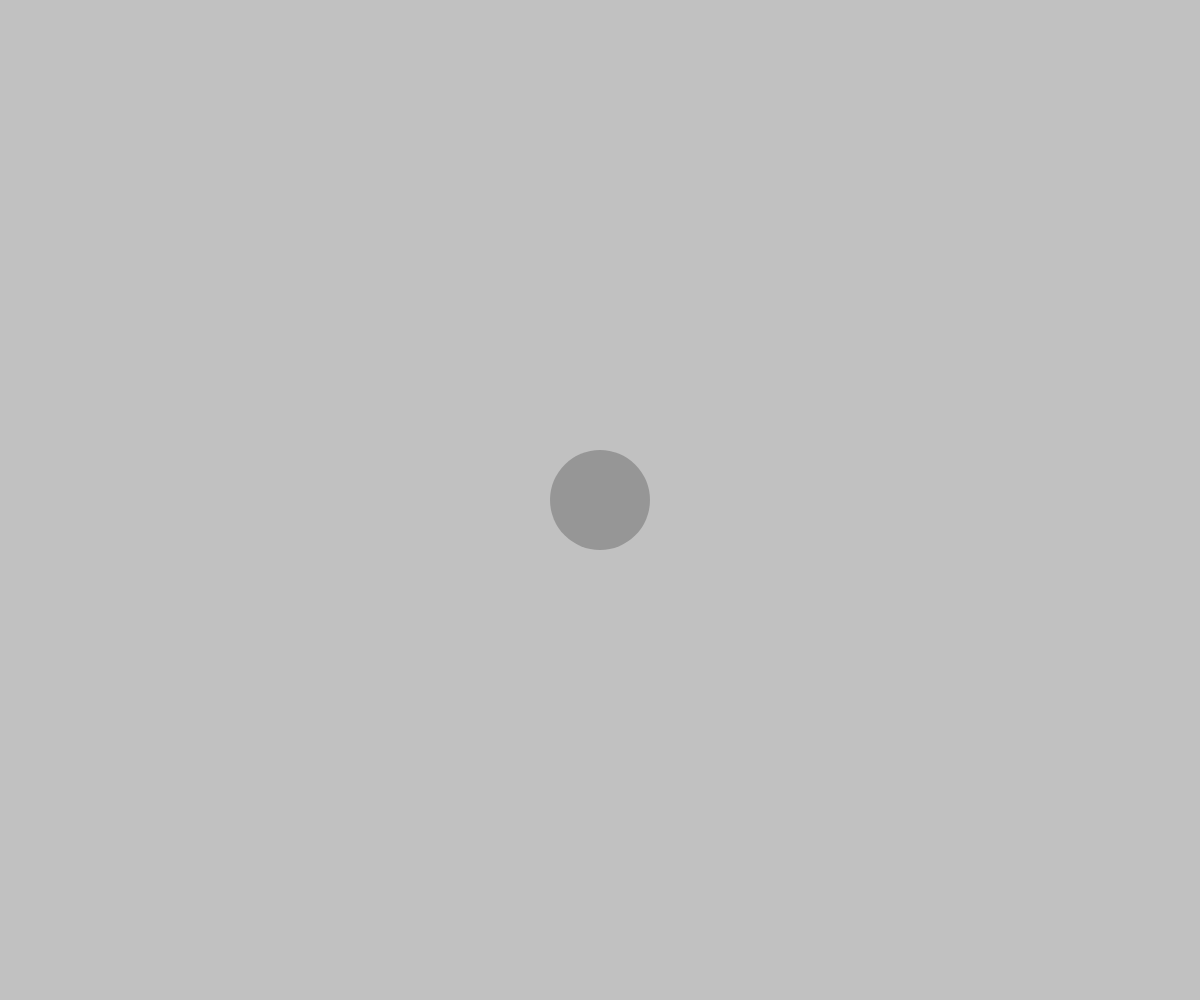
Frame 1 (no input)
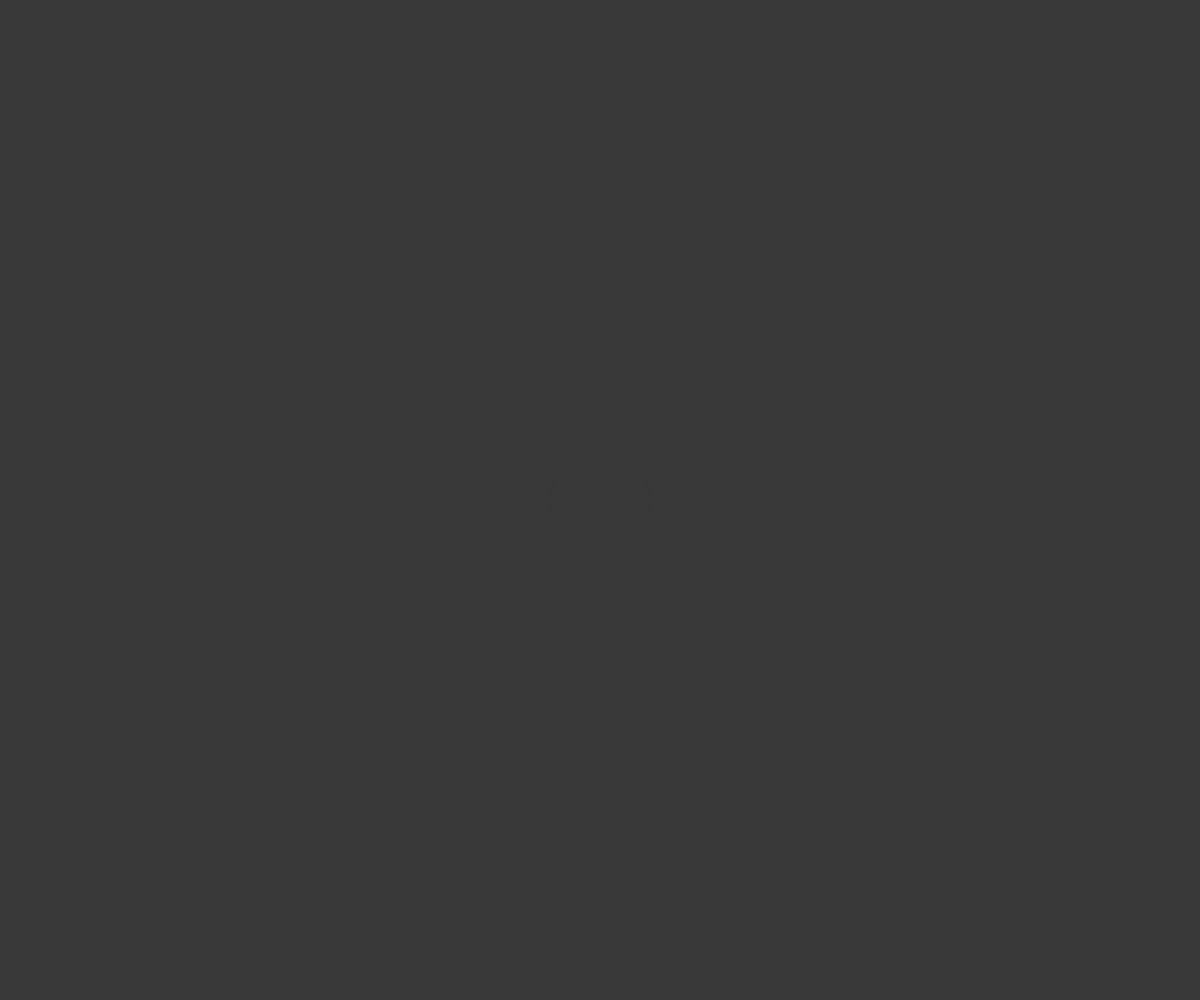
Frame 60 (no input)
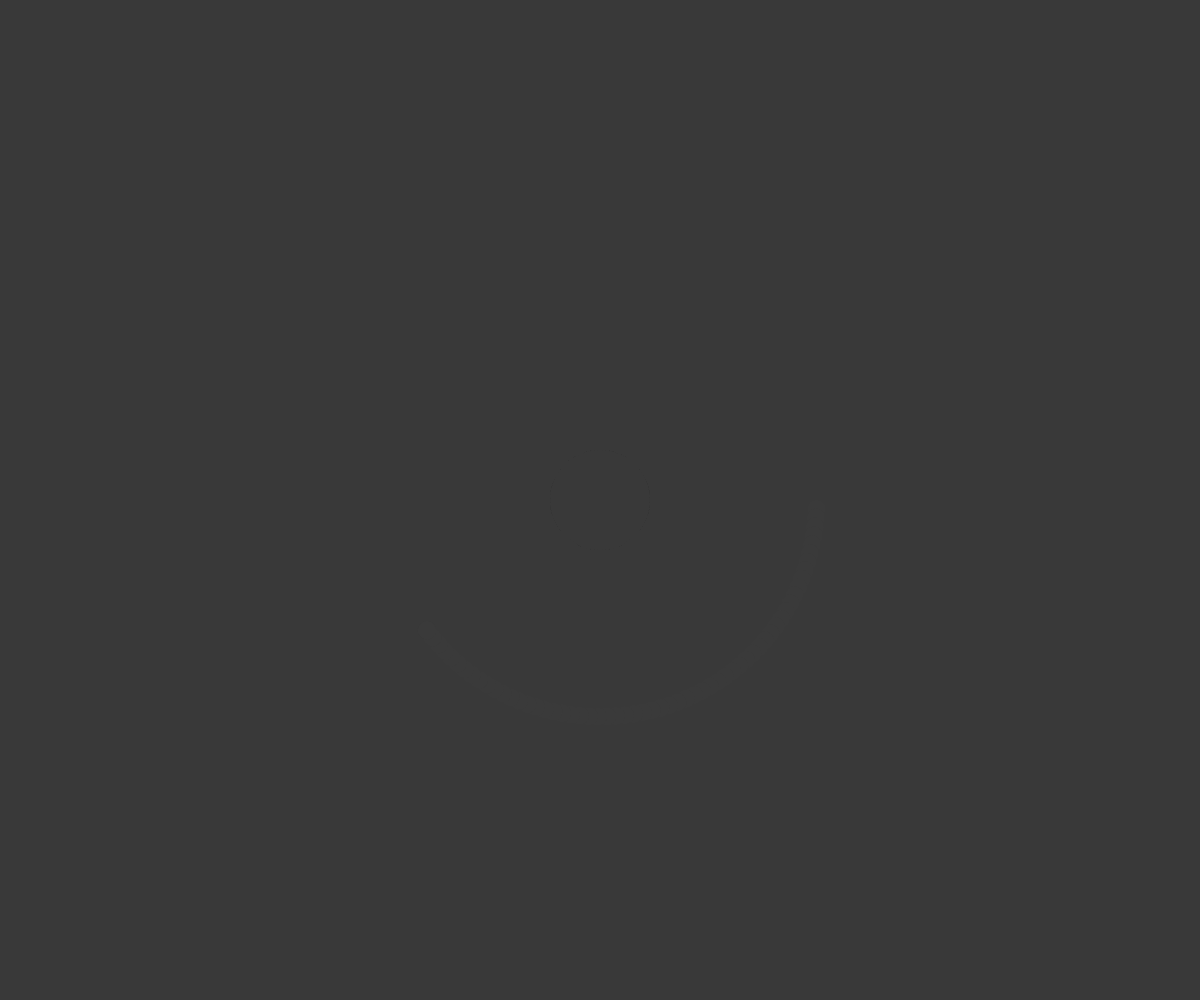
Frame 120 (the mouse pressed at the canvas centre since frame 60)

The p5.js sketch that drew these frames (run headless with seeded random() and noise() and a simulated clock; from frame 60 on, the mouse is pressed at the canvas centre):

// p5.js sketch
// ── sketch.js

// Planets and Moons
// Syed Saad Hussain
// Oct 17, 2025
// Objects within Objects
// Overwriting Objects, basic transform

// Global Variables
let myPlanet;

function setup() {
  createCanvas(windowWidth, windowHeight);
  angleMode(DEGREES);
  myPlanet = new Planet(width/2, height/2);
}

function draw() {
  noStroke();
  fill(60,60,60,80);
  rect(0,0,width,height);
  myPlanet.display();
}

function mousePressed(){
  //regular click → add a moon
  //shift click → destroy and reset the moon
  if (keyIsDown && keyCode === SHIFT){
    myPlanet = new Planet(width/2, height/2);
  }
  else{
    myPlanet.createMoon();
  }
}




class Planet{
  //constructor
  constructor(x,y){
    this.x = x;   this.y = y;  this.s = 100;
    this.moons = [];
  }

  //class methods
  
  createMoon(){
    fill(random(1,255),random(1,255),random(1,255));
    this.moons.push(new Moon(this.x, this.y));
  }

  display(){
    //draw the planet + all of its moons
  
    circle(this.x, this.y, this.s);

    //for the moons
    for (let m of this.moons){
      m.update(this.x, this.y);
    }
  }
}

class Moon{
  constructor(x,y){
    this.speed = random(1,5);
    this.angle = 0;  this.orbitRadius = random(80,250);
    this.s = random(5,50);
  }

  display(x,y){
    push();
    translate(x, y);
    rotate(this.angle);
    circle(this.orbitRadius, 0, this.s);
    pop();
  }

  move(){
    this.angle += this.speed;
  }

  update(x,y){
    // helper function to handle calling the
    // class methods internally
    this.move();
    this.display(x,y);
  }


}
